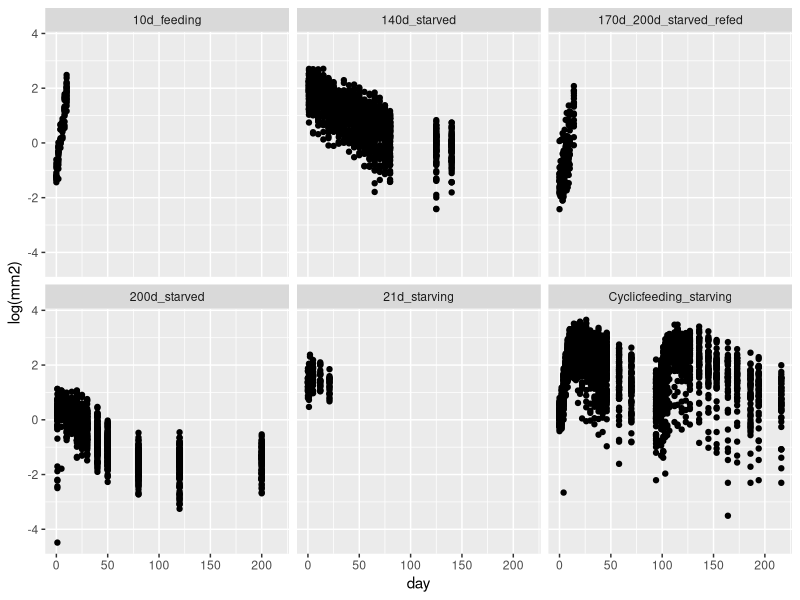

Reproduce this figure in R.
library(ggplot2)

# read data
df = read.csv2("Data/ALLDATA_bodysize.csv")

# summary plot
ggplot(df, aes(x=day,y=log(mm2))) + geom_point() + facet_wrap(~experiment)

# subset and write ad libitum feeding data
sub = df[df$experiment=="Cyclicfeeding_starving" & df$condition=="AL" & !is.na(df$mm2),]
write.table(data.frame(x=sub$day, y=log(sub$mm2)), "cycle-AL.txt", row.names=FALSE, col.names=FALSE)

# subset and write restricted feeding data
sub = df[df$experiment=="Cyclicfeeding_starving" & df$condition=="RES" & !is.na(df$mm2),]
write.table(data.frame(x=sub$day, y=log(sub$mm2)), "cycle-RES.txt", row.names=FALSE, col.names=FALSE)

# subset and write others
sub = df[df$experiment=="10d_feeding" & !is.na(df$mm2),]
write.table(data.frame(x=sub$day, y=log(sub$mm2)), "data-10d.txt", row.names=FALSE, col.names=FALSE)

sub = df[df$experiment=="140d_starved" & !is.na(df$mm2),]
write.table(data.frame(x=sub$day, y=log(sub$mm2)), "data-140d.txt", row.names=FALSE, col.names=FALSE)

sub = df[df$experiment=="170d_200d_starved_refed" & df$condition == "170d" & !is.na(df$mm2),]
write.table(data.frame(x=sub$day, y=log(sub$mm2)), "data-170d-170.txt", row.names=FALSE, col.names=FALSE)

sub = df[df$experiment=="170d_200d_starved_refed" & df$condition == "200d" & !is.na(df$mm2),]
write.table(data.frame(x=sub$day, y=log(sub$mm2)), "data-170d-200.txt", row.names=FALSE, col.names=FALSE)

sub = df[df$experiment=="200d_starved" & !is.na(df$mm2),]
write.table(data.frame(x=sub$day, y=log(sub$mm2)), "data-200d.txt", row.names=FALSE, col.names=FALSE)

sub = df[df$experiment=="21d_starving" & !is.na(df$mm2),]
write.table(data.frame(x=sub$day, y=log(sub$mm2)), "data-21d.txt", row.names=FALSE, col.names=FALSE)

sub = df[df$experiment=="21d_starving_new" & !is.na(df$mm2),]
write.table(data.frame(x=sub$day, y=log(sub$mm2)), "data-21d-sep23.txt", row.names=FALSE, col.names=FALSE)

